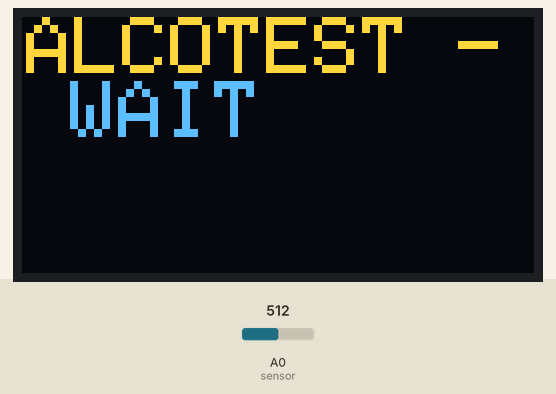
This sketch was run on a simulated Arduino Uno, built with avr-gcc and run on an emulated ATmega328P. On the bench: 128×64 one-colour display. The test bench sets the inputs (shaded band); at power-on: A0 (sensor) = 512. The OLED is the two-colour kind (top 16 rows yellow); the display library's start-up logo is not drawn.

Above: at 2.1 s.
At 4.3 s:
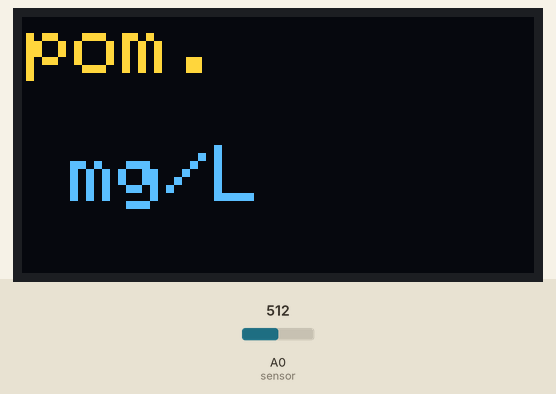

Measured:
- what the display in image 0 shows lasts 2.1 s, from 2.1 s to 4.2 s

The sketch:

alcotest.ino
```cpp
#include <Wire.h>
#include <Adafruit_GFX.h>
#include <Adafruit_SSD1306.h>

//Wiring:
// MQ-3 VCC - 5V ARDUINO
// MQ-3 GND - GND ARDUINO
// MQ-3 A0 - A0 ARDUINO

#define sensor A0
//#define led 53
//#define buz 22

#define OLED_RESET 4
Adafruit_SSD1306 display(OLED_RESET);


void setup()   {
  display.begin(SSD1306_SWITCHCAPVCC, 0x3C);  // initialize with the I2C addr 0x3D (for the 128x64)
  display.display(); // show splashscreen
  delay(2000);
  display.clearDisplay();   // clears the screen and buffer
  pinMode(sensor, INPUT);
  //pinMode(buz, OUTPUT);
  //pinMode(led, OUTPUT);
  display.clearDisplay();
  display.setTextSize(2);
  display.setTextColor(WHITE);
  display.setCursor(1,0);
  display.println("ALCOTEST - WAIT");
  display.display();
  delay(2000);

}


void loop() {
  float adcValue=0;
  for(int i=0;i<10;i++)
  {
    adcValue+= analogRead(sensor);
    delay(10);
  }
    float v= (adcValue/10) * (5.0/1024.0);
    float mgL= 0.05 * v;
    Serial.print("pom.");
    Serial.print(mgL);
    Serial.print(" mg/L");
     display.clearDisplay();
  display.setTextSize(2);
  display.setTextColor(WHITE);
  display.setCursor(1,0);
  display.println("pom. \n");
  display.println(" mg/L        ");
  display.println(mgL,4);
  display.setCursor(0,1);
  display.display();
  delay(200);

    /*if(mgL > 0.09)
    {
      display.println("DRUNK!   ");
      Serial.println("    DRUNK! ");
      digitalWrite(buz, HIGH);
      digitalWrite(led, HIGH);
    }
    else
    {
      display.println("OK  ");
      Serial.println("   OK");
      digitalWrite(buz, LOW);
      digitalWrite(led, LOW);
    } */

}
```
